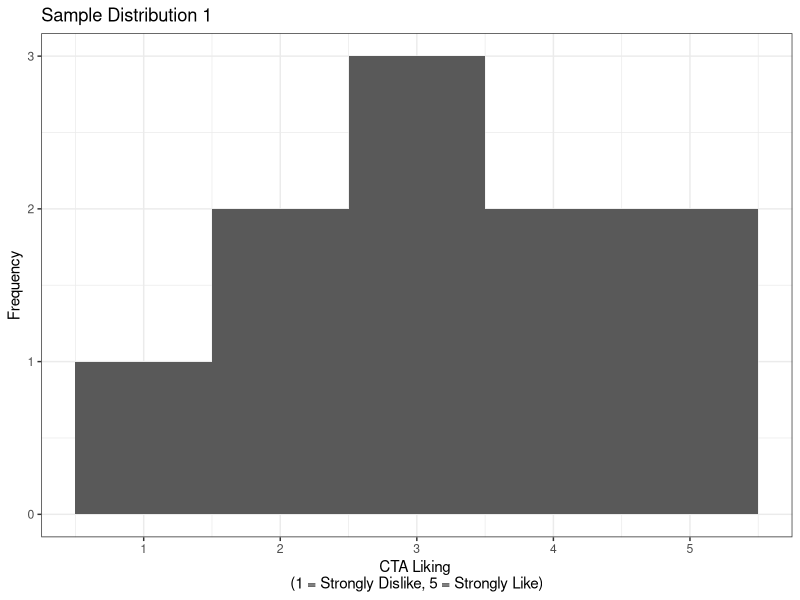
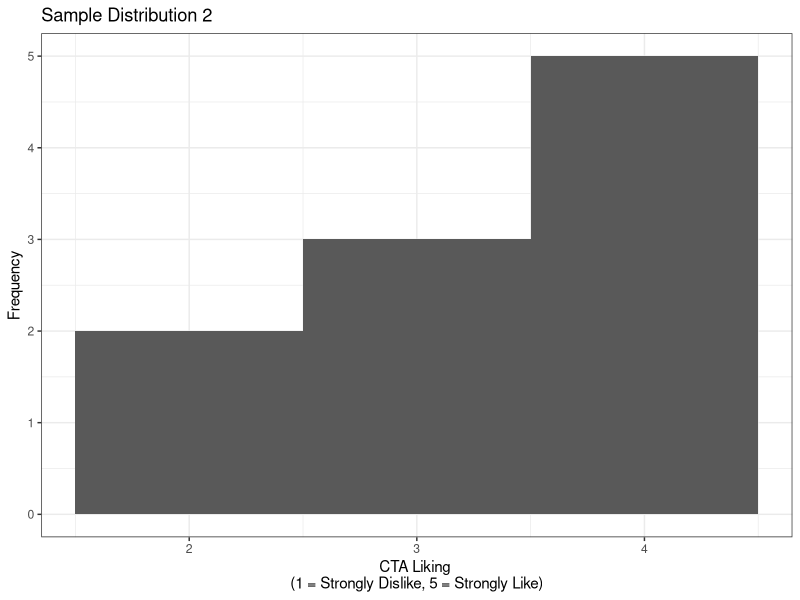
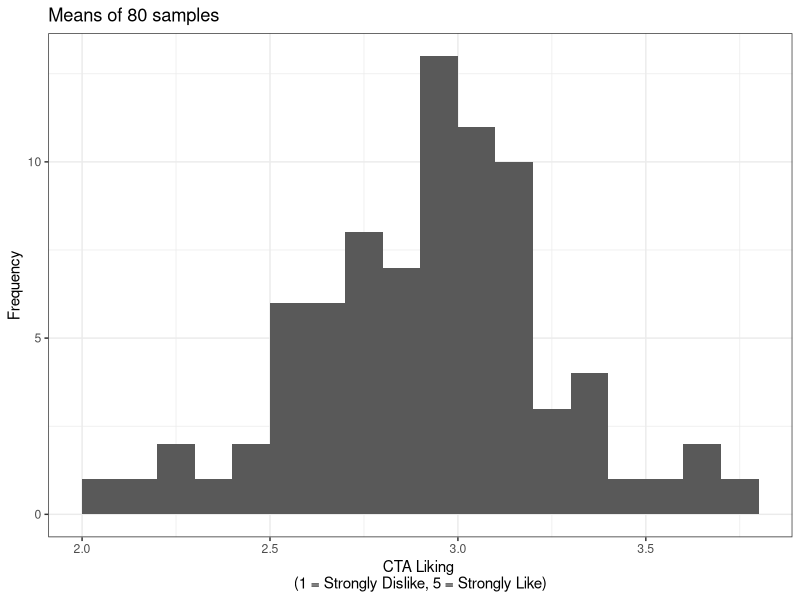
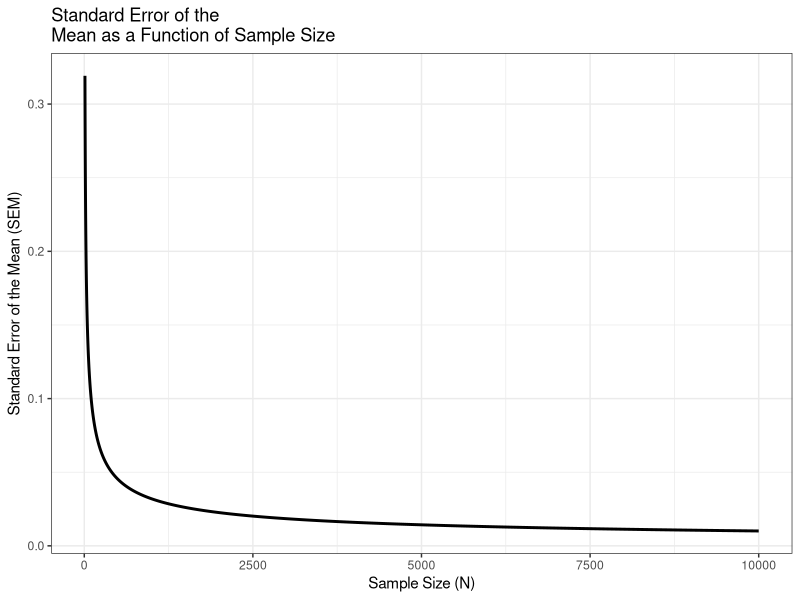
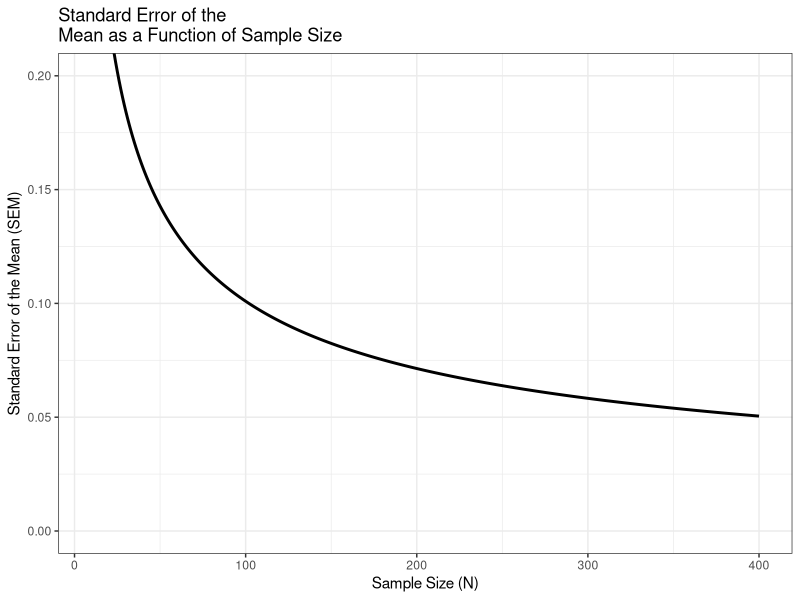
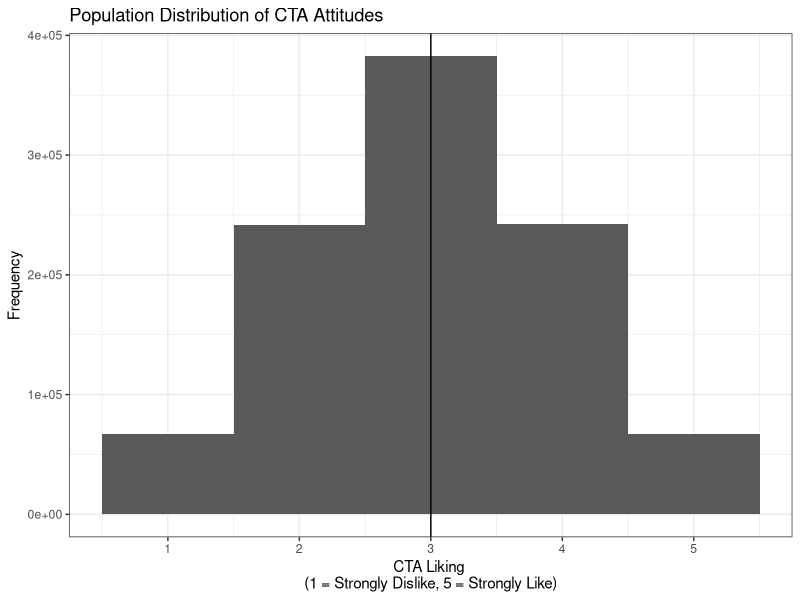
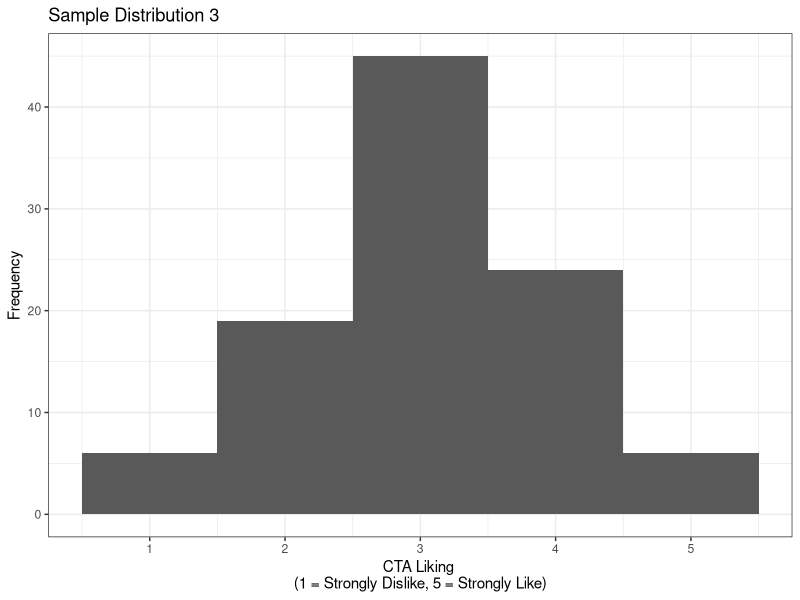
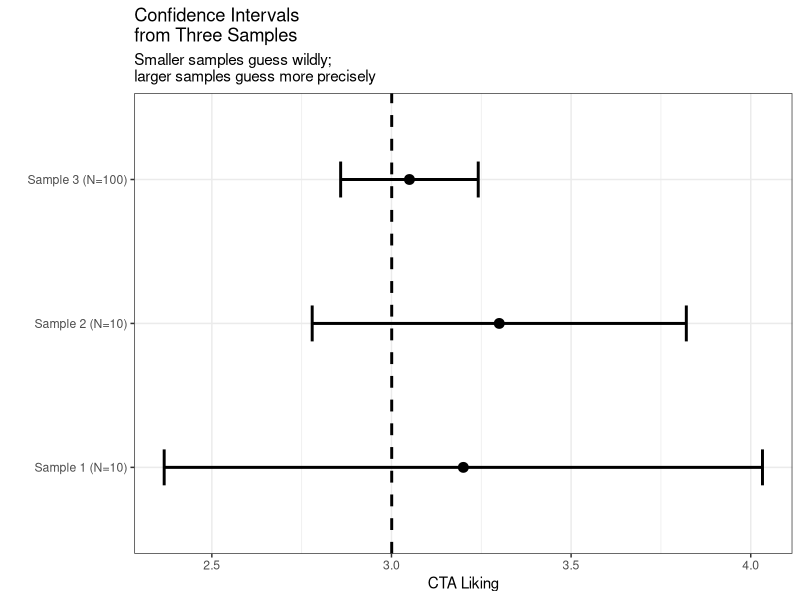

The R source for these figures, in order:
## ---- chunk 1
knitr::opts_chunk$set(echo = FALSE)
knitr::opts_chunk$set(message = FALSE)
knitr::opts_chunk$set(warning =  FALSE)
knitr::opts_chunk$set(fig.width=4.5)
knitr::opts_chunk$set(fig.height=3.5)
knitr::opts_chunk$set(fig.align='center') 
library(tidyverse)
## ---- chunk 2
set.seed(42)

Npop <- 1e6

CTA.Population <- rnorm(Npop, mean = 3, sd = 1)
# Round to Likert categories and clamp to [1,5]
CTA.Population <- round(CTA.Population)
CTA.Population[CTA.Population < 1] <- 1
CTA.Population[CTA.Population > 5] <- 5
## ---- chunk 3
set.seed(1)
SampleSize = 10
sample.1<-sample(CTA.Population, SampleSize, replace = TRUE)

M.1<-mean(sample.1)
SD.1<-sd(sample.1)

tibble(CTA.1 = sample.1) %>%
  ggplot(aes(x = CTA.1)) +
  geom_histogram(binwidth = 1, boundary = 0.5) +
  labs(
    title = "Sample Distribution 1",
    x = "CTA Liking \n(1 = Strongly Dislike, 5 = Strongly Like)",
    y = "Frequency"
  ) + theme_bw()
## ---- chunk 4
set.seed(26)
SampleSize = 10
sample.2<-sample(CTA.Population, SampleSize, replace = TRUE)

M.2<-mean(sample.2)
SD.2<-sd(sample.2)

tibble(CTA.2 = sample.2) %>%
  ggplot(aes(x = CTA.2)) +
  geom_histogram(binwidth = 1, boundary = 0.5) +
  labs(
    title = "Sample Distribution 2",
    x = "CTA Liking \n(1 = Strongly Dislike, 5 = Strongly Like)",
    y = "Frequency"
  ) + theme_bw()
## ---- chunk 5
set.seed(616)
NumberofSamples=80
SampleSize=10
Sample.Results<-replicate(NumberofSamples,sample(CTA.Population, size = SampleSize, replace=TRUE))
Sample.Means<-apply(Sample.Results,2,mean)

tibble(CTA.means = Sample.Means) %>%
  ggplot(aes(x = CTA.means)) +
  geom_histogram(binwidth = .1, boundary = 0.5) +
  labs(
    title = "Means of 80 samples",
    x = "CTA Liking \n(1 = Strongly Dislike, 5 = Strongly Like)",
    y = "Frequency"
  ) + theme_bw()
## ---- chunk 6
M.S<-mean(Sample.Means)
SD.S<-sd(Sample.Means)
## ---- chunk 7
library(tidyverse)

# Population SD
pop_sd <- sd(CTA.Population)

# Sample sizes
N_vals <- 10:10000

# Compute SEM for each N
sem_df <- tibble(
  N = N_vals,
  SEM = pop_sd / sqrt(N)
)

# Plot
ggplot(sem_df, aes(x = N, y = SEM)) +
  geom_line(linewidth = 1) +
  labs(
    title = "Standard Error of the \nMean as a Function of Sample Size",
    x = "Sample Size (N)",
    y = "Standard Error of the Mean (SEM)"
  ) +
  theme_bw()
## ---- chunk 8
library(tidyverse)

# Population SD
pop_sd <- sd(CTA.Population)

# Sample sizes
N_vals <- 10:400

# Compute SEM for each N
sem_df <- tibble(
  N = N_vals,
  SEM = pop_sd / sqrt(N)
)

# Plot
ggplot(sem_df, aes(x = N, y = SEM)) +
  geom_line(linewidth = 1) +
  coord_cartesian(ylim = c(0, .2), xlim=c(10, 400)) +
  labs(
    title = "Standard Error of the \nMean as a Function of Sample Size",
    x = "Sample Size (N)",
    y = "Standard Error of the Mean (SEM)"
  ) +
  theme_bw()
## ---- chunk 9
set.seed(42)
library(tidyverse)

tibble(CTA = CTA.Population) %>%
  ggplot(aes(x = CTA)) +
  geom_histogram(binwidth = 1, boundary = 0.5) +
  geom_vline(xintercept = 3) +
  labs(
    title = "Population Distribution of CTA Attitudes",
    x = "CTA Liking \n(1 = Strongly Dislike, 5 = Strongly Like)",
    y = "Frequency"
  ) + theme_bw()
## ---- chunk 10
M1<-mean(sample.1)
SD1<-sd(sample.1) 
SEM1<-sd(sample.1) / sqrt(10)
M2<-mean(sample.2)
SD2<-sd(sample.2)
SEM2<-sd(sample.2) / sqrt(10)
## ---- chunk 11
set.seed(26)
SampleSize = 100
sample.3<-sample(CTA.Population, SampleSize, replace = TRUE)
M3<-mean(sample.3)
SD3<-sd(sample.3)
SEM3<-sd(sample.3) / sqrt(100)
tibble(CTA.3 = sample.3) %>%
  ggplot(aes(x = CTA.3)) +
  geom_histogram(binwidth = 1, boundary = 0.5) +
  labs(
    title = "Sample Distribution 3",
    x = "CTA Liking \n(1 = Strongly Dislike, 5 = Strongly Like)",
    y = "Frequency"
  ) + theme_bw()
## ---- chunk 12
# Create CI summary table
ci_df <- tibble(
  Sample = factor(c("Sample 1 (N=10)", "Sample 2 (N=10)", "Sample 3 (N=100)"),
                  levels = c("Sample 1 (N=10)", "Sample 2 (N=10)", "Sample 3 (N=100)")),
  Mean = c(M1, M2, M3),
  Lower = c(M1 - 2*SEM1, M2 - 2*SEM2, M3 - 2*SEM3),
  Upper = c(M1 + 2*SEM1, M2 + 2*SEM2, M3 + 2*SEM3)
)

true_mu <- mean(CTA.Population)

# Plot
ggplot(ci_df, aes(y = Sample, x = Mean)) +
  geom_errorbarh(aes(xmin = Lower, xmax = Upper), height = 0.25, linewidth = 1) +
  geom_point(size = 3) +
  geom_vline(xintercept = true_mu, linetype = "dashed", linewidth = 1) +
  labs(
    title = "Confidence Intervals \nfrom Three Samples",
    subtitle = "Smaller samples guess wildly; \nlarger samples guess more precisely",
    x = "CTA Liking",
    y = ""
  ) +
  theme_bw()
